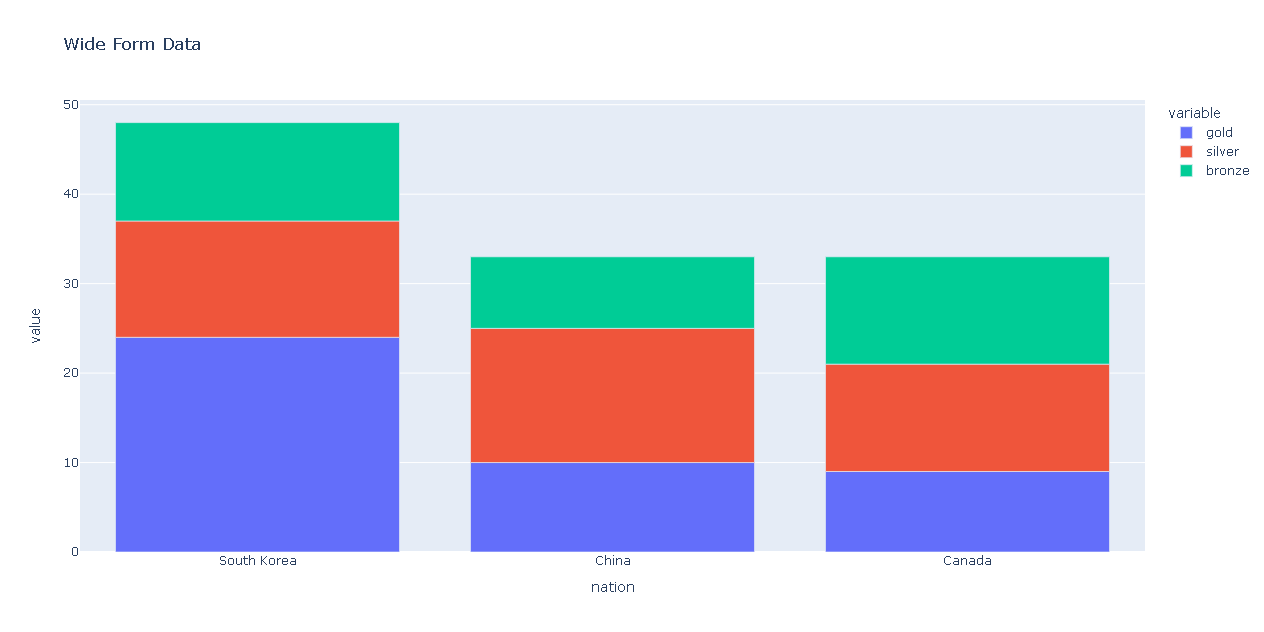

Python code for this plot:
import plotly.express as px # Biblioteca usada para criar gráficos

df = px.data.medals_wide() # DataFrame com conjunto de dados de medalhas
fig = px.bar(df, x="nation",
             y=["gold", "silver", "bronze"],
             title="Wide Form Data") # Cria o objeto com os dados de x e y
fig.show() # Plota o gráfico

# plotly.express pode criar toda a fígura de uma só vez. Ele usa a graph_objects internamente
# long-form data é adequado para armazenar e exibir dados multivariados, ou seja, com dimensões superiores a 2.
